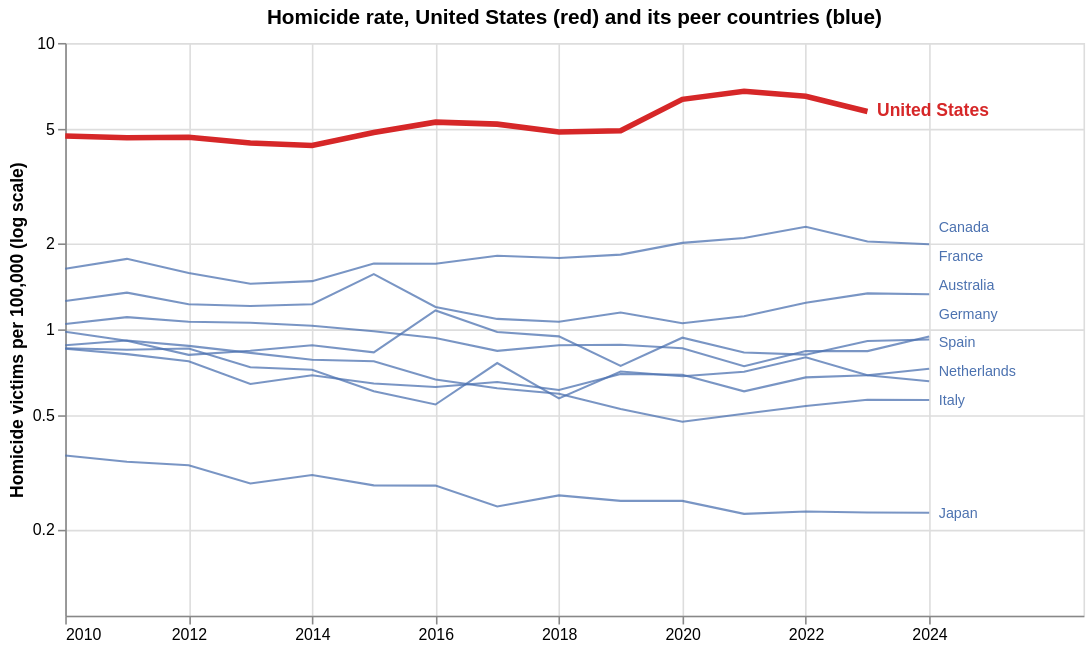

The code cell stored with this chart in its notebook:
### Markdown cell above
Viz 2 mock-up (is the US following the same trend as its peers?): homicide rate over time, peers in blue and the US in red.

### Code cell
tl = panel[panel.country.isin([ANCHOR] + peers)].pivot_table(index="year", columns="country", values="hom_rate").rename(columns=SHORT)
tl_long = tl.reset_index().melt("year", var_name="country", value_name="rate").dropna()
tl_long["group"] = np.where(tl_long.country == US, US, PEER)
ends = tl_long.sort_values("year").groupby("country").tail(1).sort_values("rate").copy()   # last point of each line, for the direct labels
label_y = []                                                   # push labels apart so they do not overlap on the log axis
for r in ends.rate:
    label_y.append(r if not label_y else max(r, label_y[-1] * 1.26))
ends["label_y"] = label_y
x_year = alt.X("year:Q", title=None, axis=alt.Axis(format="d", values=list(range(START, END + 1, 2))), scale=alt.Scale(domain=[START, END + 2.5]))
y_rate = alt.Y("rate:Q", title="Homicide victims per 100,000 (log scale)", scale=alt.Scale(type="log"), axis=alt.Axis(values=[0.2, 0.5, 1, 2, 5, 10, 20], format="~g"))

def trend_layer(group, width, opacity):
    d, e = tl_long[tl_long.group == group], ends[ends.group == group]
    line = alt.Chart(d).mark_line(strokeWidth=width, opacity=opacity).encode(
        x=x_year, y=y_rate, detail="country:N", color=group_color([US, PEER], legend=False),
        tooltip=["country", "year", alt.Tooltip("rate:Q", format=".1f")])
    label = alt.Chart(e).mark_text(align="left", dx=6, fontSize=11 if group == US else 9, fontWeight="bold" if group == US else "normal").encode(
        x=x_year, y=alt.Y("label_y:Q", scale=alt.Scale(type="log")), text="country:N", color=group_color([US, PEER], legend=False))
    return line + label

display((trend_layer(PEER, 1.3, .75) + trend_layer(US, 3.5, 1)).properties(
    width=640, height=360, title="Homicide rate, United States (red) and its peer countries (blue)"))
# change between the first three and the last three years of the window (averaging the years available, since 2023-24 are incomplete)
first3, last3 = tl.loc[START:START + 2].mean(), tl.loc[END - 2:END].mean()
chg_p = (last3 / first3 - 1).mul(100).sort_values().round(0)
print(f"Change in homicide rate, mean {START}-{START + 2} to mean {END - 2}-{END} (%):"); print(chg_p.to_string())
print("\nyears with data in", f"{END - 2}-{END}:"); print(tl.loc[END - 2:END].notna().sum().to_string())

### Figure 1 — Vega-Lite specification as saved in the notebook (floating-point values rounded to 4 significant figures)
{"config": {"view": {"continuousWidth": 300, "continuousHeight": 300}}, "layer": [{"data": {"name": "data-6f6b6d39f54698444bcc38690cb8f649"}, "mark": {"type": "line", "opacity": 0.75, "strokeWidth": 1.3}, "encoding": {"color": {"field": "group", "legend": null, "scale": {"domain": ["United States", "Peer countries"], "range": ["#d62728", "#4c72b0"]}, "title": null, "type": "nominal"}, "detail": {"field": "country", "type": "nominal"}, "tooltip": [{"field": "country", "type": "nominal"}, {"field": "year", "type": "quantitative"}, {"field": "rate", "format": ".1f", "type": "quantitative"}], "x": {"axis": {"format": "d", "values": [2010, 2012, 2014, 2016, 2018, 2020, 2022, 2024]}, "field": "year", "scale": {"domain": [2010, 2026.0]}, "title": null, "type": "quantitative"}, "y": {"axis": {"format": "~g", "values": [0.2, 0.5, 1, 2, 5, 10, 20]}, "field": "rate", "scale": {"type": "log"}, "title": "Homicide victims per 100,000 (log scale)", "type": "quantitative"}}}, {"data": {"name": "data-a87ddb61268ca98be5af7a516ca2efb8"}, "mark": {"type": "text", "align": "left", "dx": 6, "fontSize": 9, "fontWeight": "normal"}, "encoding": {"color": {"field": "group", "legend": null, "scale": {"domain": ["United States", "Peer countries"], "range": ["#d62728", "#4c72b0"]}, "title": null, "type": "nominal"}, "text": {"field": "country", "type": "nominal"}, "x": {"axis": {"format": "d", "values": [2010, 2012, 2014, 2016, 2018, 2020, 2022, 2024]}, "field": "year", "scale": {"domain": [2010, 2026.0]}, "title": null, "type": "quantitative"}, "y": {"field": "label_y", "scale": {"type": "log"}, "type": "quantitative"}}}, {"layer": [{"data": {"name": "data-1afbb8a9bad11f825481c8dab59fdb3e"}, "mark": {"type": "line", "opacity": 1, "strokeWidth": 3.5}, "encoding": {"color": {"field": "group", "legend": null, "scale": {"domain": ["United States", "Peer countries"], "range": ["#d62728", "#4c72b0"]}, "title": null, "type": "nominal"}, "detail": {"field": "country", "type": "nominal"}, "tooltip": [{"field": "country", "type": "nominal"}, {"field": "year", "type": "quantitative"}, {"field": "rate", "format": ".1f", "type": "quantitative"}], "x": {"axis": {"format": "d", "values": [2010, 2012, 2014, 2016, 2018, 2020, 2022, 2024]}, "field": "year", "scale": {"domain": [2010, 2026.0]}, "title": null, "type": "quantitative"}, "y": {"axis": {"format": "~g", "values": [0.2, 0.5, 1, 2, 5, 10, 20]}, "field": "rate", "scale": {"type": "log"}, "title": "Homicide victims per 100,000 (log scale)", "type": "quantitative"}}}, {"data": {"name": "data-41fb24dc01848d77c7d8787b5123b0af"}, "mark": {"type": "text", "align": "left", "dx": 6, "fontSize": 11, "fontWeight": "bold"}, "encoding": {"color": {"field": "group", "legend": null, "scale": {"domain": ["United States", "Peer countries"], "range": ["#d62728", "#4c72b0"]}, "title": null, "type": "nominal"}, "text": {"field": "country", "type": "nominal"}, "x": {"axis": {"format": "d", "values": [2010, 2012, 2014, 2016, 2018, 2020, 2022, 2024]}, "field": "year", "scale": {"domain": [2010, 2026.0]}, "title": null, "type": "quantitative"}, "y": {"field": "label_y", "scale": {"type": "log"}, "type": "quantitative"}}}]}], "height": 360, "title": "Homicide rate, United States (red) and its peer countries (blue)", "width": 640, "$schema": "https://vega.github.io/schema/vega-lite/v6.4.1.json", "datasets": {"data-6f6b6d39f54698444bcc38690cb8f649": [{"year": 2010, "country": "Australia", "rate": 1.043, "group": "Peer countries"}, {"year": 2011, "country": "Australia", "rate": 1.103, "group": "Peer countries"}, {"year": 2012, "country": "Australia", "rate": 1.063, "group": "Peer countries"}, {"year": 2013, "country": "Australia", "rate": 1.054, "group": "Peer countries"}, {"year": 2014, "country": "Australia", "rate": 1.03, "group": "Peer countries"}, {"year": 2015, "country": "Australia", "rate": 0.9855, "group": "Peer countries"}, {"year": 2016, "country": "Australia", "rate": 0.933, "group": "Peer countries"}, {"year": 2017, "country": "Australia", "rate": 0.841, "group": "Peer countries"}, {"year": 2018, "country": "Australia", "rate": 0.8798, "group": "Peer countries"}, {"year": 2019, "country": "Australia", "rate": 0.883, "group": "Peer countries"}, {"year": 2020, "country": "Australia", "rate": 0.8585, "group": "Peer countries"}, {"year": 2021, "country": "Australia", "rate": 0.7436, "group": "Peer countries"}, {"year": 2022, "country": "Australia", "rate": 0.8397, "group": "Peer countries"}, {"year": 2023, "country": "Australia", "rate": 0.8393, "group": "Peer countries"}, {"year": 2024, "country": "Australia", "rate": 0.9434, "group": "Peer countries"}, {"year": 2010, "country": "Canada", "rate": 1.629, "group": "Peer countries"}, {"year": 2011, "country": "Canada", "rate": 1.762, "group": "Peer countries"}, {"year": 2012, "country": "Canada", "rate": 1.572, "group": "Peer countries"}, {"year": 2013, "country": "Canada", "rate": 1.442, "group": "Peer countries"}, {"year": 2014, "country": "Canada", "rate": 1.473, "group": "Peer countries"}, {"year": 2015, "country": "Canada", "rate": 1.699, "group": "Peer countries"}, {"year": 2016, "country": "Canada", "rate": 1.694, "group": "Peer countries"}, {"year": 2017, "country": "Canada", "rate": 1.807, "group": "Peer countries"}, {"year": 2018, "country": "Canada", "rate": 1.775, "group": "Peer countries"}, {"year": 2019, "country": "Canada", "rate": 1.824, "group": "Peer countries"}, {"year": 2020, "country": "Canada", "rate": 2.004, "group": "Peer countries"}, {"year": 2021, "country": "Canada", "rate": 2.083, "group": "Peer countries"}, {"year": 2022, "country": "Canada", "rate": 2.28, "group": "Peer countries"}, {"year": 2023, "country": "Canada", "rate": 2.025, "group": "Peer countries"}, {"year": 2024, "country": "Canada", "rate": 1.983, "group": "Peer countries"}, {"year": 2010, "country": "France", "rate": 1.255, "group": "Peer countries"}, {"year": 2011, "country": "France", "rate": 1.343, "group": "Peer countries"}, {"year": 2012, "country": "France", "rate": 1.224, "group": "Peer countries"}, {"year": 2013, "country": "France", "rate": 1.207, "group": "Peer countries"}, {"year": 2014, "country": "France", "rate": 1.224, "group": "Peer countries"}, {"year": 2015, "country": "France", "rate": 1.559, "group": "Peer countries"}, {"year": 2016, "country": "France", "rate": 1.197, "group": "Peer countries"}, {"year": 2017, "country": "France", "rate": 1.088, "group": "Peer countries"}, {"year": 2018, "country": "France", "rate": 1.062, "group": "Peer countries"}, {"year": 2019, "country": "France", "rate": 1.146, "group": "Peer countries"}, {"year": 2020, "country": "France", "rate": 1.05, "group": "Peer countries"}, {"year": 2021, "country": "France", "rate": 1.111, "group": "Peer countries"}, {"year": 2022, "country": "France", "rate": 1.239, "group": "Peer countries"}, {"year": 2023, "country": "France", "rate": 1.335, "group": "Peer countries"}, {"year": 2024, "country": "France", "rate": 1.325, "group": "Peer countries"}, {"year": 2010, "country": "Germany", "rate": 0.9811, "group": "Peer countries"}, {"year": 2011, "country": "Germany", "rate": 0.9127, "group": "Peer countries"}, {"year": 2012, "country": "Germany", "rate": 0.8144, "group": "Peer countries"}, {"year": 2013, "country": "Germany", "rate": 0.8415, "group": "Peer countries"}, {"year": 2014, "country": "Germany", "rate": 0.8799, "group": "Peer countries"}, {"year": 2015, "country": "Germany", "rate": 0.8309, "group": "Peer countries"}, {"year": 2016, "country": "Germany", "rate": 1.164, "group": "Peer countries"}, {"year": 2017, "country": "Germany", "rate": 0.9783, "group": "Peer countries"}, {"year": 2018, "country": "Germany", "rate": 0.9452, "group": "Peer countries"}, {"year": 2019, "country": "Germany", "rate": 0.7456, "group": "Peer countries"}, {"year": 2020, "country": "Germany", "rate": 0.9351, "group": "Peer countries"}, {"year": 2021, "country": "Germany", "rate": 0.8304, "group": "Peer countries"}, {"year": 2022, "country": "Germany", "rate": 0.8158, "group": "Peer countries"}, {"year": 2023, "country": "Germany", "rate": 0.9107, "group": "Peer countries"}, {"year": 2024, "country": "Germany", "rate": 0.9213, "group": "Peer countries"}, {"year": 2010, "country": "Italy", "rate": 0.8793, "group": "Peer countries"}, {"year": 2011, "country": "Italy", "rate": 0.9144, "group": "Peer countries"}, {"year": 2012, "country": "Italy", "rate": 0.8756, "group": "Peer countries"}, {"year": 2013, "country": "Italy", "rate": 0.8276, "group": "Peer countries"}, {"year": 2014, "country": "Italy", "rate": 0.783, "group": "Peer countries"}, {"year": 2015, "country": "Italy", "rate": 0.7742, "group": "Peer countries"}, {"year": 2016, "country": "Italy", "rate": 0.668, "group": "Peer countries"}, {"year": 2017, "country": "Italy", "rate": 0.6226, "group": "Peer countries"}, {"year": 2018, "country": "Italy", "rate": 0.5956, "group": "Peer countries"}, {"year": 2019, "country": "Italy", "rate": 0.5272, "group": "Peer countries"}, {"year": 2020, "country": "Italy", "rate": 0.4757, "group": "Peer countries"}, {"year": 2021, "country": "Italy", "rate": 0.5073, "group": "Peer countries"}, {"year": 2022, "country": "Italy", "rate": 0.5401, "group": "Peer countries"}, {"year": 2023, "country": "Italy", "rate": 0.5681, "group": "Peer countries"}, {"year": 2024, "country": "Italy", "rate": 0.5662, "group": "Peer countries"}, {"year": 2010, "country": "Japan", "rate": 0.3628, "group": "Peer countries"}, {"year": 2011, "country": "Japan", "rate": 0.3451, "group": "Peer countries"}, {"year": 2012, "country": "Japan", "rate": 0.3353, "group": "Peer countries"}, {"year": 2013, "country": "Japan", "rate": 0.2897, "group": "Peer countries"}, {"year": 2014, "country": "Japan", "rate": 0.3098, "group": "Peer countries"}, {"year": 2015, "country": "Japan", "rate": 0.2852, "group": "Peer countries"}, {"year": 2016, "country": "Japan", "rate": 0.2847, "group": "Peer countries"}, {"year": 2017, "country": "Japan", "rate": 0.2408, "group": "Peer countries"}, {"year": 2018, "country": "Japan", "rate": 0.2632, "group": "Peer countries"}, {"year": 2019, "country": "Japan", "rate": 0.2518, "group": "Peer countries"}, {"year": 2020, "country": "Japan", "rate": 0.2518, "group": "Peer countries"}, {"year": 2021, "country": "Japan", "rate": 0.2268, "group": "Peer countries"}, {"year": 2022, "country": "Japan", "rate": 0.2312, "group": "Peer countries"}, {"year": 2023, "country": "Japan", "rate": 0.2292, "group": "Peer countries"}, {"year": 2024, "country": "Japan", "rate": 0.2287, "group": "Peer countries"}, {"year": 2010, "country": "Netherlands", "rate": 0.8586, "group": "Peer countries"}, {"year": 2011, "country": "Netherlands", "rate": 0.8486, "group": "Peer countries"}, {"year": 2012, "country": "Netherlands", "rate": 0.8572, "group": "Peer countries"}, {"year": 2013, "country": "Netherlands", "rate": 0.7367, "group": "Peer countries"}, {"year": 2014, "country": "Netherlands", "rate": 0.7223, "group": "Peer countries"}, {"year": 2015, "country": "Netherlands", "rate": 0.6079, "group": "Peer countries"}, {"year": 2016, "country": "Netherlands", "rate": 0.5464, "group": "Peer countries"}, {"year": 2017, "country": "Netherlands", "rate": 0.7623, "group": "Peer countries"}, {"year": 2018, "country": "Netherlands", "rate": 0.574, "group": "Peer countries"}, {"year": 2019, "country": "Netherlands", "rate": 0.7128, "group": "Peer countries"}, {"year": 2020, "country": "Netherlands", "rate": 0.6861, "group": "Peer countries"}, {"year": 2021, "country": "Netherlands", "rate": 0.7106, "group": "Peer countries"}, {"year": 2022, "country": "Netherlands", "rate": 0.7987, "group": "Peer countries"}, {"year": 2023, "country": "Netherlands", "rate": 0.6909, "group": "Peer countries"}, {"year": 2024, "country": "Netherlands", "rate": 0.6583, "group": "Peer countries"}, {"year": 2010, "country": "Spain", "rate": 0.8561, "group": "Peer countries"}, {"year": 2011, "country": "Spain", "rate": 0.8192, "group": "Peer countries"}, {"year": 2012, "country": "Spain", "rate": 0.7742, "group": "Peer countries"}, {"year": 2013, "country": "Spain", "rate": 0.6445, "group": "Peer countries"}, {"year": 2014, "country": "Spain", "rate": 0.6913, "group": "Peer countries"}, {"year": 2015, "country": "Spain", "rate": 0.6469, "group": "Peer countries"}, {"year": 2016, "country": "Spain", "rate": 0.6291, "group": "Peer countries"}, {"year": 2017, "country": "Spain", "rate": 0.655, "group": "Peer countries"}, {"year": 2018, "country": "Spain", "rate": 0.6137, "group": "Peer countries"}, {"year": 2019, "country": "Spain", "rate": 0.6978, "group": "Peer countries"}, {"year": 2020, "country": "Spain", "rate": 0.6942, "group": "Peer countries"}, {"year": 2021, "country": "Spain", "rate": 0.6075, "group": "Peer countries"}, {"year": 2022, "country": "Spain", "rate": 0.6795, "group": "Peer countries"}, {"year": 2023, "country": "Spain", "rate": 0.6909, "group": "Peer countries"}, {"year": 2024, "country": "Spain", "rate": 0.7284, "group": "Peer countries"}], "data-a87ddb61268ca98be5af7a516ca2efb8": [{"year": 2024, "country": "Japan", "rate": 0.2287, "group": "Peer countries", "label_y": 0.2287}, {"year": 2024, "country": "Italy", "rate": 0.5662, "group": "Peer countries", "label_y": 0.5662}, {"year": 2024, "country": "Netherlands", "rate": 0.6583, "group": "Peer countries", "label_y": 0.7134}, {"year": 2024, "country": "Spain", "rate": 0.7284, "group": "Peer countries", "label_y": 0.8989}, {"year": 2024, "country": "Germany", "rate": 0.9213, "group": "Peer countries", "label_y": 1.133}, {"year": 2024, "country": "Australia", "rate": 0.9434, "group": "Peer countries", "label_y": 1.427}, {"year": 2024, "country": "France", "rate": 1.325, "group": "Peer countries", "label_y": 1.798}, {"year": 2024, "country": "Canada", "rate": 1.983, "group": "Peer countries", "label_y": 2.266}], "data-1afbb8a9bad11f825481c8dab59fdb3e": [{"year": 2010, "country": "United States", "rate": 4.733, "group": "United States"}, {"year": 2011, "country": "United States", "rate": 4.668, "group": "United States"}, {"year": 2012, "country": "United States", "rate": 4.685, "group": "United States"}, {"year": 2013, "country": "United States", "rate": 4.473, "group": "United States"}, {"year": 2014, "country": "United States", "rate": 4.384, "group": "United States"}, {"year": 2015, "country": "United States", "rate": 4.87, "group": "United States"}, {"year": 2016, "country": "United States", "rate": 5.29, "group": "United States"}, {"year": 2017, "country": "United States", "rate": 5.206, "group": "United States"}, {"year": 2018, "country": "United States", "rate": 4.887, "group": "United States"}, {"year": 2019, "country": "United States", "rate": 4.935, "group": "United States"}, {"year": 2020, "country": "United States", "rate": 6.355, "group": "United States"}, {"year": 2021, "country": "United States", "rate": 6.78, "group": "United States"}, {"year": 2022, "country": "United States", "rate": 6.513, "group": "United States"}, {"year": 2023, "country": "United States", "rate": 5.763, "group": "United States"}], "data-41fb24dc01848d77c7d8787b5123b0af": [{"year": 2023, "country": "United States", "rate": 5.763, "group": "United States", "label_y": 5.763}]}}
